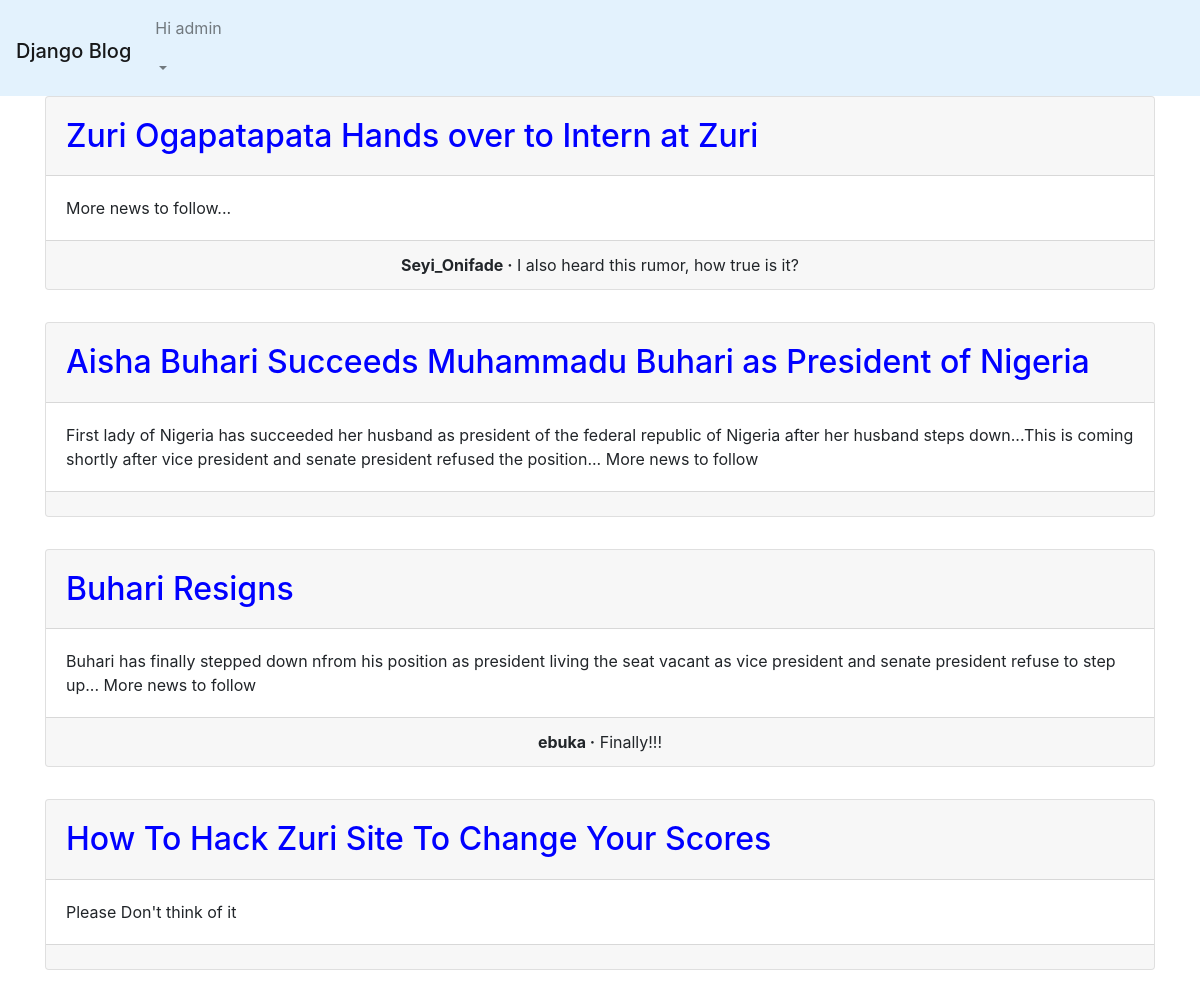
The app's page /home/ (signed in) with its own data.
### users/models.py (models this page shows)
class CustomUser(AbstractUser):
    pass

### blog_app/models.py (models this page shows, shortened)
class Post(models.Model):
    title = models.CharField(max_length=200)
    author = models.ForeignKey(get_user_model(), on_delete=models.CASCADE)
    body = models.TextField()

class Comment(models.Model):
    post = models.ForeignKey(Post, on_delete=models.CASCADE, related_name='comments')
    comment = models.CharField(max_length=180)
    author = models.ForeignKey(get_user_model(), on_delete=models.CASCADE)
    date_added = models.DateTimeField(auto_now_add=True)
    class Meta:
        ordering = ['-date_added']
    def __str__(self):
        return self.comment

### blog_app/views.py (the view)
# urls.py: path('home/', PostListView.as_view(), name='post-list'),
class PostListView(ListView):
    model = Post
    template_name = 'blog_app/post_list.html'

### blog_app/templates/blog_app/post_list.html
{% extends 'blog_app/base.html' %}
{% block content %}
    {% for post in post_list reversed %}
        <div class="post-entry">
            <div class="card">
                <div class="card-header">
                    <span class="font-weight-bold">
                        <h2><a href="{% url 'post-detail' post.pk%}">{{ post.title }}</a></h2>
                    </span>
                </div>
                <div class="card-body">
                    <p>{{ post.body }}</p>
                </div>
                <div class="card-footer text-center">
                    {% for comment in post.comments.all %}
                    <p>
                        <span> <b>{{ comment.author }} &middot;</b></span>
                        {{ comment }}
                    </p>
                    {% endfor %}
                </div>
            </div>
        </div>
    {% empty %}
        <h2>Sorry we do not have a blog post right now!!!</h2>
    {% endfor %}
{% endblock %}

### blog_app/templates/blog_app/base.html (shortened to what this page needs)
<!DOCTYPE html>
{% load static %}
<html lang="en">
<head>
    <link rel="stylesheet" href="{% static 'css/base.css' %}">
    <link rel="stylesheet" href="https://stackpath.bootstrapcdn.com/bootstrap/4.1.3/css/bootstrap.min.css"
>
</head>
<body>
    <nav class='navbar navbar-expand-lg navbar-light' style="background-color: #e3f2fd;">
        <h1><a href="{% url 'post-list' %}" class="navbar-brand">Django Blog</a></h1>
        <div class="collapse navbar-collapse" id="navbarCollapse">
            {% if user.is_authenticated %}
                <ul class="navbar-nav me-auto mb-2 mb-lg-0">
                    <li class="nav-item">
                        <a class="nav-link dropdown-toggle" href="#" id="userMenu" role="button" data-toggle="dropdown" aria-expanded="false">
                            <p>Hi {{ user.username }}</p>
                        </a>
                    </li>
                </ul>
            {% else %}
                <form class="form-inline ml-auto">
                    <p>You are not logged in.</p>
                    <a href="{% url 'login' %}" class="btn btn-outline-secondary">Log In</a>
                    <a href="{% url 'signup' %}" class="btn btn-primary ml-2">Sign Up</a>
                </form>
            {% endif %}
        </div>
    </nav>
    <section>
        <main class="container">
            <article>
                {% block content %}
                {% endblock %}
            </article>
        </main>
    </section>
</body>
</html>

### static/css/base.css (style rules this page uses)
body { font-family: Arial, Helvetica, sans-serif; font-size: 18px; }
.post-entry { margin-bottom: 2rem; }
.post-entry h2 { margin: 0.5rem 0; }
.post-entry h2 a, .post-entry h2 a:visited { color: blue; text-decoration: none; }
.post-entry p { margin: 0; font-weight: 400; }

### records on screen
CustomUser: username "admin"
Post: title "Zuri Ogapatapata Hands over to Intern at Zuri", body "More news to follow..."
Comment: author "Seyi_Onifade", comment "I also heard this rumor, how true is it?"
Post: title "Aisha Buhari Succeeds Muhammadu Buhari as President of Nigeria", body "First lady of Nigeria has succeeded her husband as president of the federal republic of Nigeria after her husband steps down...This is coming shortly after vice president and senate president refused the position... More news to follow"
Post: title "Buhari Resigns", body "Buhari has finally stepped down nfrom his position as president living the seat vacant as vice president and senate president refuse to step up... More news to follow"
Comment: author "ebuka", comment "Finally!!!"
Post: title "How To Hack Zuri Site To Change Your Scores", body "Please Don't think of it"
